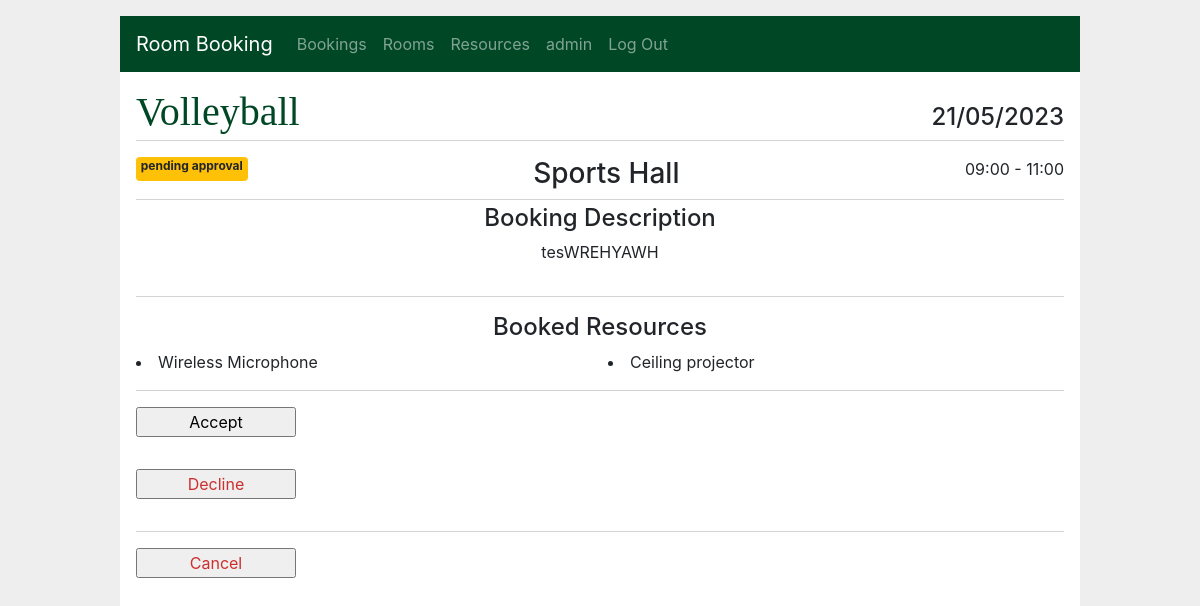
/bookings/6/details (signed in), run on an earlier commit of the app's database.
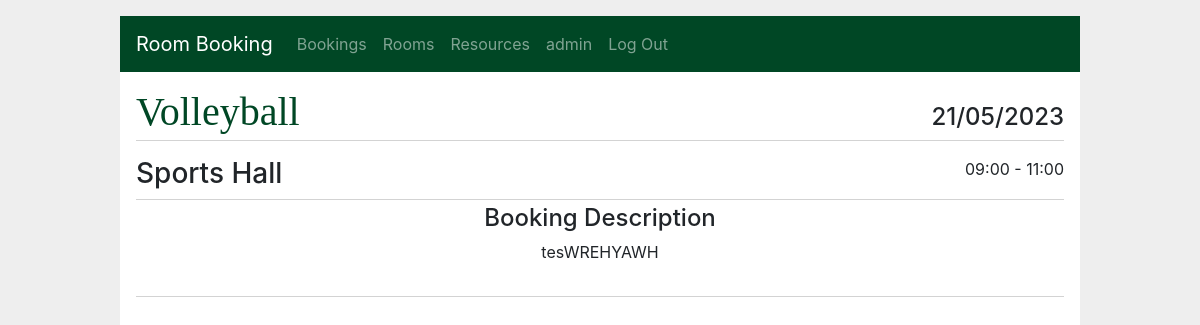
And on a later commit of the database.
### app/models/user.py (models this page shows, shortened)
class User(db.Model):
    __tablename__ = "users"
    id = db.Column(db.Integer, primary_key=True, autoincrement=True, nullable=False)
    email = db.Column(db.String(150), unique=True, nullable=False)
    password = db.Column(db.Text, nullable=False)
    firstname = db.Column(db.String(150), nullable=False)
    lastname = db.Column(db.String(150), nullable=False)
    created = db.Column(db.DateTime, default=datetime.datetime.now(), nullable=False)
    role = db.Column(db.String(150), default='user', nullable=False)
    bookings = db.relationship('Booking', back_populates="creator", cascade='all, delete, delete-orphan')

### app/models/room.py (models this page shows, shortened)
class RoomBooking(db.Model):
    __tablename__ = "roombookings"
    id = db.Column(db.Integer, primary_key=True, autoincrement=True, nullable=False)
    creator_id = db.Column(db.Integer, ForeignKey("users.id", ondelete="CASCADE"), nullable=False)
    creator = db.relationship('User', foreign_keys=[creator_id])
    title = db.Column(db.String(150), nullable=False)
    summary = db.Column(db.Text, nullable=False)
    status = db.Column(db.String, default='pending approval', nullable=False)
    event_start = db.Column(db.DateTime, nullable=False)
    time_start = db.Column(db.DateTime, nullable=False)
    time_end = db.Column(db.DateTime, nullable=False)
    created = db.Column(db.DateTime, default=now, nullable=False)
    attendees = db.Column(db.Integer, nullable=False)
    booked_resources = db.relationship('BookedResource', back_populates="room_booking", cascade='all, delete, delete-orphan')
    room_id = db.Column(db.Integer, ForeignKey("rooms.id"), nullable=False)
    room = db.relationship('Room', foreign_keys=[room_id])

class Room(db.Model):
    __tablename__ = "rooms"
    id = db.Column(db.Integer, primary_key=True, autoincrement=True, nullable=False)
    name = db.Column(db.String(150), unique=True, nullable=False)
    description = db.Column(db.String, nullable=False)
    room_bookings = db.relationship('RoomBooking', back_populates="room", cascade='all, delete, delete-orphan')
    room_resources = db.relationship('RoomResource', back_populates="room", cascade='all, delete, delete-orphan')

### app/models/resource.py (models this page shows, shortened)
class BookedResource(db.Model):
    __tablename__ = "bookedresources"
    id = db.Column(db.Integer, primary_key=True, autoincrement=True, nullable=False)
    booked_quantity = db.Column(db.Integer)
    room_resource_id = db.Column(db.Integer, ForeignKey("roomresources.id", ondelete="CASCADE"), nullable=False)
    room_resource = db.relationship('RoomResource', foreign_keys=[room_resource_id])
    room_booking_id = db.Column(db.Integer, ForeignKey("roombookings.id", ondelete="CASCADE"), nullable=False)
    room_booking = db.relationship('RoomBooking', foreign_keys=[room_booking_id])

class Resource(db.Model):
    __tablename__ = 'resources'
    id = db.Column(db.Integer, primary_key=True, autoincrement=True, nullable=False)
    name = db.Column(db.String(150), unique=True, nullable=False)
    description = db.Column(db.String, nullable=False)
    room_resources = db.relationship('RoomResource', back_populates="resource", cascade='all, delete, delete-orphan')

### app/bookings/routes.py (the view)
@bp.route('/<int:id>/details', methods=('GET',))
@login_required
def details(id):
    booking = get_booking(id)
    return render_template('bookings/details.html', booking=booking)

### app/bookings/routes.py (called while the page is built)
def get_booking(id, check_author=True):
    user_id = session.get('user_id')
    booking = RoomBooking.query.filter_by(id=id).first()
    if booking is None:
        abort(404, f"Booking id {id} doesn't exist.")
    admin = User.query.filter_by(
        id=user_id).first()
    if check_author and booking.creator_id != user_id and admin.role != "admin":
        abort(403)
    return booking

### app/main/routes.py (called while the page is built)
@bp.before_app_request
def load_logged_in_user():
    user_id = session.get('user_id')
    if user_id is None:
        g.user = None
    else:
        g.user = User.query.filter_by(
                id=user_id).first()

def login_required(view):
    @functools.wraps(view)
    def wrapped_view(**kwargs):
        if g.user is None:
            return redirect(url_for('main.login'))
        return view(**kwargs)
    return wrapped_view

### app/templates/bookings/details.html
{% extends 'base.html' %}
{% block header %}
  <h1>{% block title %}{{ booking.title }}{% endblock %}</h1>
    <h4>{{ booking.event_start.strftime('%d/%m/%Y') }}</h4>
{% endblock %}
{% block content %}
<div class="topbar">
    {% if booking.status in ['declined', 'cancelled'] %}
    {% elif booking.status == 'confirmed' %}
      <div class="badge badge-success">
        {{ booking.status }}
      </div>
    {% elif 'pending' in booking.status %}
      <div class="badge badge-warning">
        {{ booking.status }}
      </div>
    {% endif %}
    <h3>{{ booking.room.name }}</h3>
  <div class="time-bar">
    <p>{{ booking.time_start.strftime('%H:%M') }} - {{ booking.time_end.strftime('%H:%M') }}</p>
  </div>
</div>
<h4 class="d-flex justify-content-center">Booking Description</h4>
<div class="container d-flex justify-content-center">
  <p style="white-space: pre-wrap;">{{ booking['summary'] }}</p>
</div>
<hr>
    {% if booking.booked_resources %}
    <h4 class="d-flex justify-content-center">Booked Resources</h4>
    <div class="columns2">
      {% for resource in booking.booked_resources %}
        <li> {{ resource.room_resource.resource.name }} </li>
      {% endfor %}
    </div>
  <hr>
    {% endif %}
{% if booking['status'] == 'pending approval' and g.user.role == 'admin' %}
    <div class="approve">
      <form action="{{ url_for('bookings.accepted', id=booking['id']) }}" method="post">
        <input class="success" type="submit" value="Accept">
      </form>
      <form action="{{ url_for('bookings.declined', id=booking['id']) }}" method="post">
        <input class="danger" type="submit" value="Decline">
      </form>
    </div>
  <hr>
{% endif %}
{% if booking.status not in ['declined', 'cancelled'] %}
    <form action="{{ url_for('bookings.cancelled', id=booking['id']) }}" method="post">
      <input class="danger" type="submit" value="Cancel" onclick="return confirm('Are you sure you want to cancel this booking?')">
    </form>
{% endif %}
{% endblock %}

### app/templates/base.html (shortened to what this page needs)
<!doctype html>
<html lang="en">
  <head>
    <link rel="stylesheet" href="https://stackpath.bootstrapcdn.com/bootstrap/4.3.1/css/bootstrap.min.css">
    <link rel="stylesheet" href="{{ url_for('static', filename='style.css') }}">
  </head>
  <body>
    <nav class="navbar navbar-expand-lg navbar-dark">
      <a class="navbar-brand" href="{{ url_for('main.index') }}">Room Booking</a>
      <div class="collapse navbar-collapse" id="navbarNav">
        <ul class="navbar-nav">
          {% if g.user %}
            <li class="nav-item"><a class="nav-link" href="{{ url_for('bookings.index') }}">Bookings</a>
            <li class="nav-item"><a class="nav-link" href="{{ url_for('rooms.index') }}">Rooms</a>
            <li class="nav-item"><a class="nav-link" href="{{ url_for('resources.index') }}">Resources</a>
            <li class="nav-item current-user"><a class="nav-link" href="{{ url_for('main.account') }}">{{ g.user.firstname }}</a>
            <li class="nav-item nav-right"><a class="nav-link" href="{{ url_for('main.logout') }}">Log Out</a>
          {% else %}
            <li class="nav-item"><a class="nav-link" href="{{ url_for('main.register') }}">Register</a>
            <li class="nav-item"><a class="nav-link" href="{{ url_for('main.login') }}">Log In</a>
          {% endif %}
        </ul>
      </div>
    </nav>
    <section class="content">
      <header>
        {% block header %}{% endblock %}
      </header>
      {% block content %}
      {% endblock %}
    </section>
  </body>
</html>

### app/static/style.css (style rules this page uses)
html { font-family: Libre Baskerville, serif, Montserrat,sans-serif; background: #eee; padding: 1rem; }
body { max-width: 960px; margin: 0 auto; background: white; }
h1 { font-family: serif; color: #004725; margin: 1rem 0; }
a { color: #004725; }
hr { border: none; border-top: 1px solid lightgray; }
nav { background: #004725; display: flex; align-items: center; padding: 0 0.5rem; }
nav ul { display: flex; list-style: none; margin: 0; padding: 0; border: none; }
nav ul li a, nav ul li span, header .action { display: block; padding: 0.5rem; }
.content { padding: 0 1rem 1rem; }
.content > header { border-bottom: 1px solid lightgray; display: flex; align-items: flex-end; }
.content > header h1 { flex: auto; margin: 1rem 0 0.25rem 0; }
.topbar { display: flex; justify-content: space-between; border-bottom: 1px solid lightgray; margin: 1rem 0 0.25rem 0; }

What changed in the data, as far as the page shows it:
removed BookedResource: room_resource.resource.name "Wireless Microphone"
removed BookedResource: room_resource.resource.name "Ceiling projector"
changed RoomBooking "Volleyball": status "pending approval" → (not shown)
Also different on the page:
form field value: "Accept" → (not shown)
form field value: "Decline" → (not shown)
form field value: "Cancel" → (not shown)
text no longer shown: "Booked Resources"
